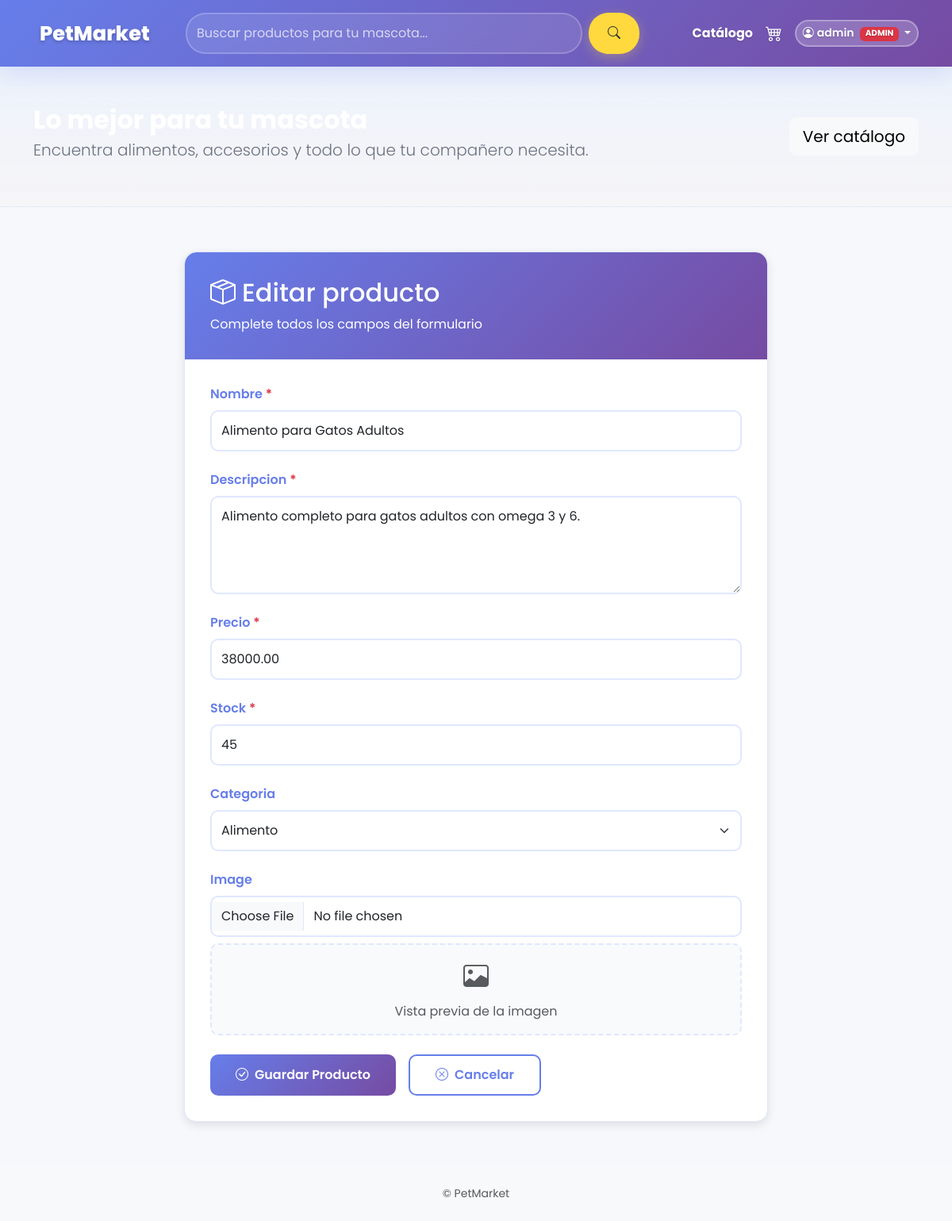
/productos/2/editar/ (signed in), run on the app's committed database.
### accounts/models.py (models this page shows)
class CustomUser(AbstractUser):
    ROLE_CHOICES = (
        ('admin', 'Administrador'),
        ('empleado', 'Empleado'),
        ('cliente', 'Cliente'),
    )
    role = models.CharField(max_length=20, choices=ROLE_CHOICES, default='cliente')

### productos/models.py (models this page shows, shortened)
class Producto(models.Model):
    nombre = models.CharField(max_length=100)
    descripcion = models.TextField()
    precio = models.DecimalField(max_digits=10, decimal_places=2)
    stock = models.PositiveIntegerField()
    image = models.ImageField(upload_to='productos/', null=True, blank=True)
    categoria = models.ForeignKey(Categoria, null=True, blank=True, on_delete=models.SET_NULL)

### accounts/decorators.py (the view)
        def _wrapped(request, *args, **kwargs):
            if not request.user.is_authenticated:
                raise PermissionDenied()
            if getattr(request.user, 'role', None) not in allowed_roles:
                raise PermissionDenied()
            return view_func(request, *args, **kwargs)

### productos/forms.py
class ProductoForm(forms.ModelForm):
    categoria = forms.ChoiceField(choices=CATEGORIAS, required=False, widget=forms.Select(attrs={'class': 'form-select'}))
    image = forms.ImageField(required=False, widget=forms.FileInput(attrs={'class': 'form-control'}))
    class Meta:
        model = Producto
        fields = ['nombre', 'descripcion', 'precio', 'stock', 'categoria', 'image']
        widgets = {
            'nombre': forms.TextInput(attrs={'class': 'form-control'}),
            'descripcion': forms.Textarea(attrs={'rows': 4, 'class': 'form-control'}),
            'precio': forms.NumberInput(attrs={'class': 'form-control', 'step': '0.01'}),
            'stock': forms.NumberInput(attrs={'class': 'form-control'}),
        }

### petmarket/context_processors.py (called while the page is built)
def cart_count(request):
    cart = request.session.get('cart', {})
    count = sum(cart.values()) if isinstance(cart, dict) else 0
    return {'cart_count': count}

### productos/front_views.py (called while the page is built)
@role_required(('empleado', 'admin'))
def producto_editar(request, pk):
    producto = get_object_or_404(Producto, pk=pk)
    if request.method == 'POST':
        form = ProductoForm(request.POST, request.FILES, instance=producto)
        if form.is_valid():
            form.save()
            messages.success(request, 'Producto actualizado.')
            return redirect('producto_detalle', pk=producto.pk)
    else:
        form = ProductoForm(instance=producto)
    return render(request, 'productos/form.html', {'form': form, 'action': 'Editar producto'})

### templates/productos/form.html (shortened to what this page needs)
{% extends 'base.html' %}
{% block content %}
<div class="container form-container">
  <div class="row justify-content-center">
    <div class="col-lg-8">
      <div class="form-card">
        <div class="form-header">
          <h2 class="mb-0">
            <i class="bi bi-box-seam me-2"></i>{{ action }}
          </h2>
          <p class="mb-0 mt-2 opacity-90">Complete todos los campos del formulario</p>
        </div>
        <div class="form-body">
          <form method="post" enctype="multipart/form-data">
            {% for field in form %}
              <div class="mb-4">
                <label class="form-label" for="{{ field.id_for_label }}">
                  {% if field.field.required %}
                    {{ field.label }} <span class="text-danger">*</span>
                  {% else %}
                    {{ field.label }}
                  {% endif %}
                </label>
                {{ field }}
                {% if field.name == 'image' %}
                  <div class="image-preview" id="imagePreview">
                    <i class="bi bi-image text-muted" style="font-size: 2rem;"></i>
                    <p class="text-muted mb-0 mt-2">Vista previa de la imagen</p>
                  </div>
                {% endif %}
              </div>
            {% endfor %}
            <div class="d-flex gap-3 mt-4">
              <button class="btn btn-save" type="submit">
                <i class="bi bi-check-circle me-2"></i>Guardar Producto
              </button>
              <a href="{% url 'empleados_web:dashboard' %}" class="btn btn-cancel">
                <i class="bi bi-x-circle me-2"></i>Cancelar
              </a>
            </div>
          </form>
        </div>
      </div>
    </div>
  </div>
</div>
{% endblock %}

### templates/base.html (shortened to what this page needs)
{% load static %}
<!doctype html>
<html lang="es">
  <head>
  <link href="https://cdn.jsdelivr.net/npm/bootstrap@5.3.2/dist/css/bootstrap.min.css" rel="stylesheet">
  <link rel="stylesheet" href="https://cdn.jsdelivr.net/npm/bootstrap-icons@1.11.3/font/bootstrap-icons.css">
    <link rel="stylesheet" href="{% static 'css/site.css' %}">
  </head>
  <body style="font-family: 'Poppins', system-ui, -apple-system, 'Segoe UI', Roboto, 'Helvetica Neue', Arial;">
    <nav class="navbar navbar-expand-lg navbar-dark py-3" style="background: linear-gradient(135deg, #667eea 0%, #764ba2 100%); box-shadow: 0 8px 32px rgba(102, 126, 234, 0.2);">
      <div class="container">
        <a class="navbar-brand d-flex align-items-center" href="/" style="text-decoration:none;">
          <div class="petmarket-logo-text">
            <span style="font-weight:800; color:white; font-size:1.6rem; text-shadow: 0 2px 4px rgba(0,0,0,0.2);">PetMarket</span>
          </div>
        </a>
        <div class="collapse navbar-collapse" id="mainNav">
          <div class="mx-auto my-2 my-lg-0" style="width:60%">
            <form class="d-flex" method="get" action="/productos/">
              <input class="form-control me-2" type="search" placeholder="Buscar productos para tu mascota..." aria-label="Buscar" name="q" value="{{ request.GET.q }}" style="border-radius: 25px; border: 2px solid rgba(255,255,255,0.2); background: rgba(255,255,255,0.1); color: white; backdrop-filter: blur(10px);" onFocus="this.style.background='rgba(255,255,255,0.2)'" onBlur="this.style.background='rgba(255,255,255,0.1)'">
              <button class="btn btn-warning" type="submit" style="border-radius: 25px; padding: 0.5rem 1.5rem; font-weight: 600; background: #ffd93d; border: none; color: #333; box-shadow: 0 4px 15px rgba(255, 217, 61, 0.3);">
                <i class="bi bi-search"></i>
              </button>
            </form>
          </div>
          <ul class="navbar-nav ms-auto align-items-center">
            <li class="nav-item"><a class="nav-link text-white fw-bold" href="/productos/" style="text-shadow: 0 1px 2px rgba(0,0,0,0.2); transition: all 0.3s ease;" onMouseOver="this.style.color='#ffd93d'" onMouseOut="this.style.color='white'">Catálogo</a></li>
            <li class="nav-item">
              <a class="nav-link position-relative text-white" href="/carrito/" style="font-size: 1.3rem; text-shadow: 0 1px 2px rgba(0,0,0,0.2); transition: all 0.3s ease;" onMouseOver="this.style.color='#ffd93d'" onMouseOut="this.style.color='white'">
                <i class="bi bi-cart4"></i>
              </a>
            </li>
            <li class="nav-item ms-2">
              {% if request.user.is_authenticated %}
                <div class="dropdown">
                  <a class="btn btn-sm dropdown-toggle" href="#" role="button" data-bs-toggle="dropdown" style="background: rgba(255,255,255,0.2); color: white; border: 2px solid rgba(255,255,255,0.3); border-radius: 25px; backdrop-filter: blur(10px); font-weight: 600; text-shadow: 0 1px 2px rgba(0,0,0,0.2);">
                    <i class="bi bi-person-circle me-1"></i>{{ request.user.username }}
                    {% if request.user.is_superuser or request.user.role == 'admin' %}
                      <span class="badge bg-danger ms-1" style="font-size: 0.65rem;">ADMIN</span>
                    {% elif request.user.role == 'empleado' %}
                      <span class="badge bg-info ms-1" style="font-size: 0.65rem;">EMPLEADO</span>
                    {% endif %}
                  </a>
                </div>
              {% endif %}
            </li>
          </ul>
        </div>
      </div>
    </nav>
    {% if request.resolver_match.url_name != 'index' %}
    <header class="site-hero-compact py-5 text-white">
      <div class="container">
        <div class="row align-items-center">
          <div class="col-md-8">
            <h2 class="fw-bold mb-1">Lo mejor para tu mascota</h2>
            <p class="lead mb-2">Encuentra alimentos, accesorios y todo lo que tu compañero necesita.</p>
          </div>
          <div class="col-md-4 text-md-end">
            <a href="/productos/" class="btn btn-light btn-lg">Ver catálogo</a>
          </div>
        </div>
      </div>
    </header>
    {% endif %}
    <main class="py-4">
      <div class="container">
        {% block content %}{% endblock %}
      </div>
    </main>
    <footer class="text-muted py-4 bg-light">
      <div class="container text-center small">© PetMarket</div>
    </footer>
  </body>
 </html>

### static/css/site.css (style rules this page uses)
:root { --primary: #0d6efd; --accent: #ff6b6b; --muted: #6b7280; }
body { background: #f6f8fb; color: #0f172a }
.navbar-brand { font-weight: 800; color: var(--primary) !important }
.site-hero-compact { padding: 2.5rem 0; text-align: left; background: linear-gradient(180deg, rgba(13,110,253,0.04), rgba(255,107,107,0.02)); border-bottom: 1px solid rgba(0,0,0,0.03); }
.site-hero-compact h2 { font-weight:800 }
.site-hero-compact p { color:var(--muted) }
html { scroll-behavior: smooth; }
.navbar { transition: all 0.3s ease; }
.navbar .form-control::placeholder { color: rgba(255, 255, 255, 0.7) !important; }
.petmarket-logo-text { display: flex; align-items: center; transition: all 0.3s ease; }

### templates/productos/form.html (style rules this page uses)
.form-container { padding: 2rem 0; }
.form-header { background: linear-gradient(135deg, #667eea 0%, #764ba2 100%); color: white; padding: 2rem; border-radius: 15px 15px 0 0; margin-bottom: 0; }
.form-card { background: white; border-radius: 15px; box-shadow: 0 4px 12px rgba(0,0,0,0.1); border: 1px solid #e0e7ff; overflow: hidden; }
.form-body { padding: 2rem; }
.form-label { color: #667eea; font-weight: 600; margin-bottom: 0.5rem; }
.form-control, .form-select { border: 2px solid #e0e7ff; border-radius: 10px; padding: 0.75rem; transition: all 0.3s ease; }
.btn-save { background: linear-gradient(135deg, #667eea 0%, #764ba2 100%); border: none; color: white; padding: 0.75rem 2rem; border-radius: 10px; font-weight: 600; transition: all 0.3s ease; }
.btn-cancel { border: 2px solid #667eea; color: #667eea; padding: 0.75rem 2rem; border-radius: 10px; font-weight: 600; transition: all 0.3s ease; background: white; }
.image-preview { border: 2px dashed #e0e7ff; border-radius: 10px; padding: 1rem; text-align: center; background: #f8fafc; margin-top: 0.5rem; }

### templates/base.html (style rules this page uses)
.badge { animation: pulse 2s infinite; }

### data on the page
CustomUser: user.username "admin"
Producto: form "Alimento para Gatos Adultos" "Alimento completo para gatos adultos con omega 3 y 6." "38000.00" "45" "Alimento"

### other printed values
{{ action }} "Editar producto"
{{ field.label }} "Nombre" "Descripcion" "Precio" "Stock"
{{ field.label }} "Categoria" "Image"
